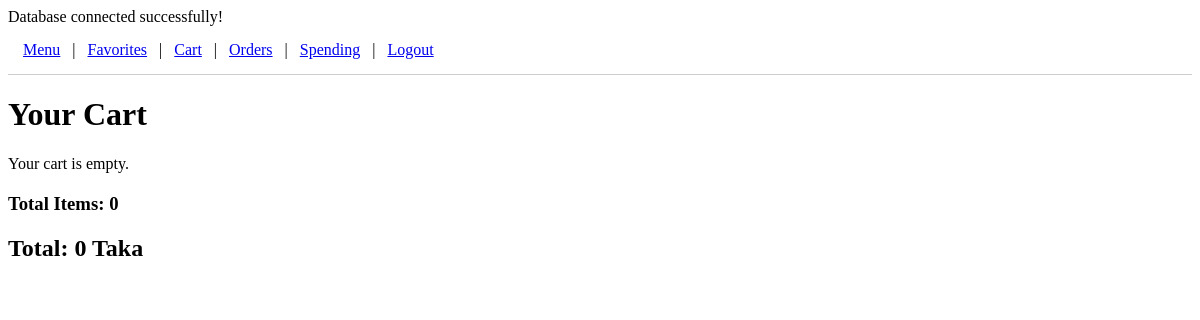
Before: /Catering/cart.php (signed in) with the older database file.
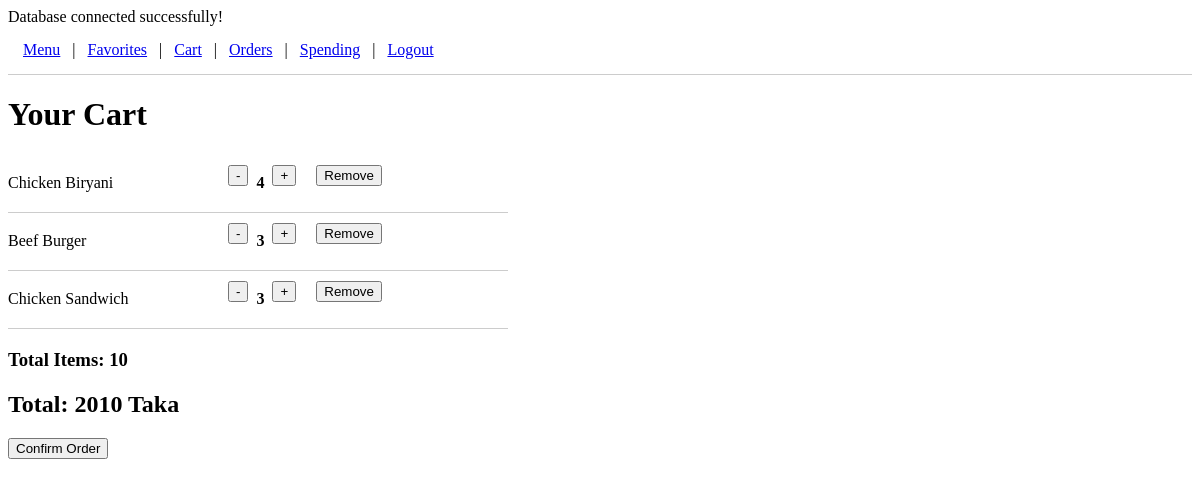
After: the same page with the newer database file.
### tables this page shows
CREATE TABLE `cart` (
  `cart_id` int(11) NOT NULL,
  `user_id` int(11) NOT NULL,
  `item_id` int(11) NOT NULL,
  `quantity` int(11) NOT NULL DEFAULT 1
);

CREATE TABLE `menu_items` (
  `item_id` int(11) NOT NULL,
  `item_name` varchar(100) NOT NULL,
  `description` varchar(255) DEFAULT NULL,
  `price` decimal(10,2) NOT NULL
);

### Catering/cart.php (the view, shortened to what this page needs)
<?php
require "db.php";
$user_id = $_SESSION["user_id"];
$sql = "SELECT cart.cart_id,
               menu_items.item_name,
               menu_items.price,
               cart.quantity
        FROM cart
        JOIN menu_items
        ON cart.item_id = menu_items.item_id
        WHERE cart.user_id = '$user_id'";
$result = mysqli_query($conn, $sql);
$total_items = 0;
$total_price = 0;
?>
<!DOCTYPE html>
<html>
<head>
</head>
<body>
    <?php require "header.php"; ?>
    <h1>Your Cart</h1>
    <?php
    if (mysqli_num_rows($result) == 0) {
        echo "<p>Your cart is empty.</p>";
    } else {
        while ($item = mysqli_fetch_assoc($result)) {
            $item_total = $item["price"] * $item["quantity"];
            $total_items += $item["quantity"];
            $total_price += $item_total;
            echo "<div class='cart-row'>";
            echo "<div class='item-name'>";
            echo $item["item_name"];
            echo "</div>";
            echo "<div class='quantity'>";
            echo "<form method='POST' action='update_cart.php'>";
            echo "<button type='submit' name='action' value='decrease'>-</button>";
            echo "</form>";
            echo "<strong>" . $item["quantity"] . "</strong>";
            echo "<form method='POST' action='update_cart.php'>";
            echo "<button type='submit' name='action' value='increase'>+</button>";
            echo "</form>";
            echo "</div>";
            echo "<form method='POST' action='delete_cart.php' style='margin-left:20px;'>";
            echo "<button type='submit'>Remove</button>";
            echo "</form>";
            echo "</div>";
        }
    }
    ?>
    <div class="total">
        <h3>
            Total Items: <?php echo $total_items; ?>
        </h3>
        <h2>
            Total: <?php echo $total_price; ?> Taka
        </h2>
        <?php if ($total_items > 0) { ?>
            <form method="POST" action="place_order.php">
                <button type="submit">
                    Confirm Order
                </button>
            </form>
        <?php } ?>
        <br>
    </div>
</body>
</html>

Changed rows visible on the page:
added cart: item.item_name "Chicken Biryani", quantity "4"
added cart: item.item_name "Beef Burger", quantity "3"
added cart: item.item_name "Chicken Sandwich", quantity "3"
Other visible differences:
$total_items: "0" → "10"
$total_price: "0" → "2010"
text no longer shown: "Your cart is empty."
text now shown: "Confirm Order"
